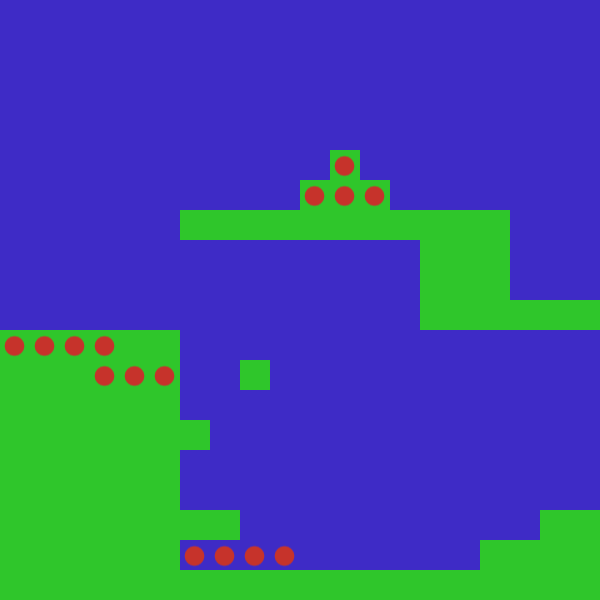

Below is a game level as drawn by its tile map, then a one-line description and the .tmx file that defines it, in full:
An orthogonal 20x20 tile map with 30x30 px tiles, 3 tile layers (background, ground, forground).

<map version="1.2" tiledversion="1.2.1" orientation="orthogonal" renderorder="right-down" width="20" height="20" tilewidth="30" tileheight="30" infinite="0" nextlayerid="4" nextobjectid="1">
 <tileset firstgid="1" source="img/testTiles.tsx" />
 <layer id="1" name="background" width="20" height="20">
  <data encoding="csv">
3,3,3,3,3,3,3,3,3,3,3,3,3,3,3,3,3,3,3,3,
3,3,3,3,3,3,3,3,3,3,3,3,3,3,3,3,3,3,3,3,
3,3,3,3,3,3,3,3,3,3,3,3,3,3,3,3,3,3,3,3,
3,3,3,3,3,3,3,3,3,3,3,3,3,3,3,3,3,3,3,3,
3,3,3,3,3,3,3,3,3,3,3,3,3,3,3,3,3,3,3,3,
3,3,3,3,3,3,3,3,3,3,3,3,3,3,3,3,3,3,3,3,
3,3,3,3,3,3,3,3,3,3,3,3,3,3,3,3,3,3,3,3,
3,3,3,3,3,3,3,3,3,3,3,3,3,3,3,3,3,3,3,3,
3,3,3,3,3,3,3,3,3,3,3,3,3,3,3,3,3,3,3,3,
3,3,3,3,3,3,3,3,3,3,3,3,3,3,3,3,3,3,3,3,
3,3,3,3,3,3,3,3,3,3,3,3,3,3,3,3,3,3,3,3,
3,3,3,3,3,3,3,3,3,3,3,3,3,3,3,3,3,3,3,3,
3,3,3,3,3,3,3,3,3,3,3,3,3,3,3,3,3,3,3,3,
3,3,3,3,3,3,3,3,3,3,3,3,3,3,3,3,3,3,3,3,
3,3,3,3,3,3,3,3,3,3,3,3,3,3,3,3,3,3,3,3,
3,3,3,3,3,3,3,3,3,3,3,3,3,3,3,3,3,3,3,3,
3,3,3,3,3,3,3,3,3,3,3,3,3,3,3,3,3,3,3,3,
3,3,3,3,3,3,3,3,3,3,3,3,3,3,3,3,3,3,3,3,
3,3,3,3,3,3,3,3,3,3,3,3,3,3,3,3,3,3,3,3,
3,3,3,3,3,3,3,3,3,3,3,3,3,3,3,3,3,3,3,3
</data>
 </layer>
 <layer id="2" name="ground" width="20" height="20">
  <data encoding="csv">
0,0,0,0,0,0,0,0,0,0,0,0,0,0,0,0,0,0,0,0,
0,0,0,0,0,0,0,0,0,0,0,0,0,0,0,0,0,0,0,0,
0,0,0,0,0,0,0,0,0,0,0,0,0,0,0,0,0,0,0,0,
0,0,0,0,0,0,0,0,0,0,0,0,0,0,0,0,0,0,0,0,
0,0,0,0,0,0,0,0,0,0,0,0,0,0,0,0,0,0,0,0,
0,0,0,0,0,0,0,0,0,0,0,2,0,0,0,0,0,0,0,0,
0,0,0,0,0,0,0,0,0,0,2,2,2,0,0,0,0,0,0,0,
0,0,0,0,0,0,2,2,2,2,2,2,2,2,2,2,2,0,0,0,
0,0,0,0,0,0,0,0,0,0,0,0,0,0,2,2,2,0,0,0,
0,0,0,0,0,0,0,0,0,0,0,0,0,0,2,2,2,0,0,0,
0,0,0,0,0,0,0,0,0,0,0,0,0,0,2,2,2,2,2,2,
2,2,2,2,2,2,0,0,0,0,0,0,0,0,0,0,0,0,0,0,
2,2,2,2,2,2,0,0,2,0,0,0,0,0,0,0,0,0,0,0,
2,2,2,2,2,2,0,0,0,0,0,0,0,0,0,0,0,0,0,0,
2,2,2,2,2,2,2,0,0,0,0,0,0,0,0,0,0,0,0,0,
2,2,2,2,2,2,0,0,0,0,0,0,0,0,0,0,0,0,0,0,
2,2,2,2,2,2,0,0,0,0,0,0,0,0,0,0,0,0,0,0,
2,2,2,2,2,2,2,2,0,0,0,0,0,0,0,0,0,0,2,2,
2,2,2,2,2,2,0,0,0,0,0,0,0,0,0,0,2,2,2,2,
2,2,2,2,2,2,2,2,2,2,2,2,2,2,2,2,2,2,2,2
</data>
 </layer>
 <layer id="3" name="forground" width="20" height="20">
  <data encoding="csv">
0,0,0,0,0,0,0,0,0,0,0,0,0,0,0,0,0,0,0,0,
0,0,0,0,0,0,0,0,0,0,0,0,0,0,0,0,0,0,0,0,
0,0,0,0,0,0,0,0,0,0,0,0,0,0,0,0,0,0,0,0,
0,0,0,0,0,0,0,0,0,0,0,0,0,0,0,0,0,0,0,0,
0,0,0,0,0,0,0,0,0,0,0,0,0,0,0,0,0,0,0,0,
0,0,0,0,0,0,0,0,0,0,0,1,0,0,0,0,0,0,0,0,
0,0,0,0,0,0,0,0,0,0,1,1,1,0,0,0,0,0,0,0,
0,0,0,0,0,0,0,0,0,0,0,0,0,0,0,0,0,0,0,0,
0,0,0,0,0,0,0,0,0,0,0,0,0,0,0,0,0,0,0,0,
0,0,0,0,0,0,0,0,0,0,0,0,0,0,0,0,0,0,0,0,
0,0,0,0,0,0,0,0,0,0,0,0,0,0,0,0,0,0,0,0,
1,1,1,1,0,0,0,0,0,0,0,0,0,0,0,0,0,0,0,0,
0,0,0,1,1,1,0,0,0,0,0,0,0,0,0,0,0,0,0,0,
0,0,0,0,0,0,0,0,0,0,0,0,0,0,0,0,0,0,0,0,
0,0,0,0,0,0,0,0,0,0,0,0,0,0,0,0,0,0,0,0,
0,0,0,0,0,0,0,0,0,0,0,0,0,0,0,0,0,0,0,0,
0,0,0,0,0,0,0,0,0,0,0,0,0,0,0,0,0,0,0,0,
0,0,0,0,0,0,0,0,0,0,0,0,0,0,0,0,0,0,0,0,
0,0,0,0,0,0,1,1,1,1,0,0,0,0,0,0,0,0,0,0,
0,0,0,0,0,0,0,0,0,0,0,0,0,0,0,0,0,0,0,0
</data>
 </layer>
</map>